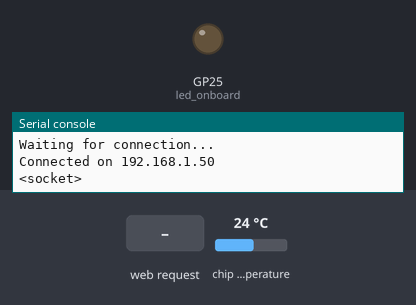
The program below on a simulated Raspberry Pi Pico running MicroPython. Parts: output pins drawn as LEDs (lit = HIGH), the last lines printed to the serial console. Inputs (shaded band) come from the test bench; at power-on: chip temperature 24 °C. WiFi joins after 1.5 s.

Above: at 3.2 s.
3.3 s: HTTP request GET /lighton? received
At 3.8 s:
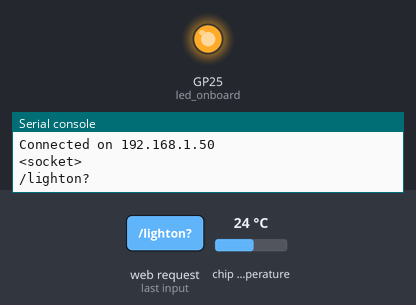
4.8 s: HTTP request GET /lightoff? received
At 6.2 s:
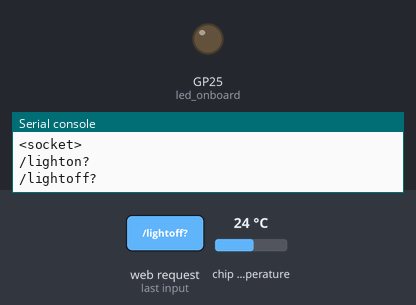
Timing chart, 0 to 7.8 s (numbered marks = the images above; inputs shaded):
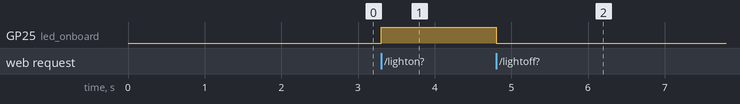

Measured:
- after the input at 3.3 s, GP25 (led_onboard): LOW → HIGH at once
- after the input at 4.8 s, GP25 (led_onboard): HIGH → LOW at once

The program:

simple_server.py
```python
import network
import socket
from time import sleep
import machine

import secret

def webpage(temperature, state):
    #Template HTML
    html = f"""
            <!DOCTYPE html>
            <html>
            <form action="./lighton">
            <input type="submit" value="Light on" />
            </form>
            <form action="./lightoff">
            <input type="submit" value="Light off" />
            </form>
            <p>LED is {state}</p>
            <p>Temperature is {temperature}</p>
            </body>
            </html>
            """
    return str(html)

def connect():
    #Connect to WLAN
    wlan = network.WLAN(network.STA_IF)
    wlan.active(True)
    wlan.connect(secret.SSID, secret.PASS)
    while wlan.isconnected() == False:
        print('Waiting for connection...')
        sleep(1)
    ip = wlan.ifconfig()[0]
    print(f'Connected on {ip}')
    return ip

def open_socket(ip):
    # Open a socket
    address = (ip, 80)
    connection = socket.socket()
    connection.bind(address)
    connection.listen(1)
    print(connection)
    return connection

def read_temperature():
    sensor_temp = machine.ADC(4)
    conversion_factor = 3.3 / (65535)
    reading = sensor_temp.read_u16() * conversion_factor
    temperature = 27 - (reading - 0.706)/0.001721
    return temperature

def serve(connection):
    #Start a web server
    state = 'OFF'
    led_onboard = machine.Pin("LED", machine.Pin.OUT)
    led_onboard.off()
    temperature = 0
    while True:
        client = connection.accept()[0]
        request = client.recv(1024)
        request = str(request)

        try:
            request = request.split()[1]
        except IndexError:
            pass
        if request == '/lighton?':
            led_onboard.on()
            state = 'ON'
        elif request =='/lightoff?':
            led_onboard.off()
            state = 'OFF'

        print(request)

        temperature = read_temperature()
        html = webpage(temperature, state)
        client.send(html)
        client.close()

try:
    ip = connect()
    connection = open_socket(ip)
    serve(connection)
except KeyboardInterrupt:
    machine.reset()
```

secret.py
```python
SSID = "home-wifi"
PASS = "super-secret-password"
```
